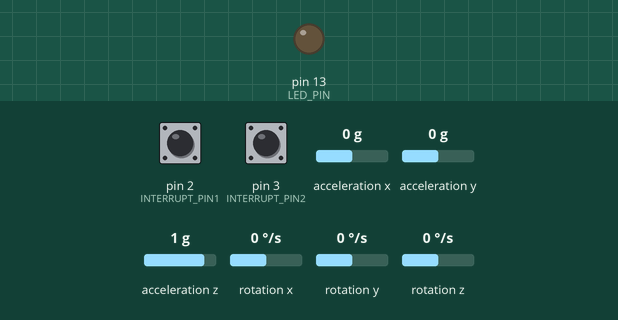
This sketch was run on a simulated Arduino Uno, built with avr-gcc and run on an emulated ATmega328P. Shown: output pins drawn as LEDs (lit = HIGH). Dashed ring = blinking. The inputs (shaded band) are chosen by the test bench; at power-on: acceleration y 0 g, acceleration x 0 g, acceleration z 1 g, rotation z 0 °/s, pin 2 (INTERRUPT_PIN1) LOW, pin 3 (INTERRUPT_PIN2) LOW, rotation x 0 °/s, rotation y 0 °/s. The sensor or clock chip raises its interrupt line as the real part does; what the sketch prints to the serial monitor is not drawn.

Above: at 0.1 s.
At 2.2 s:
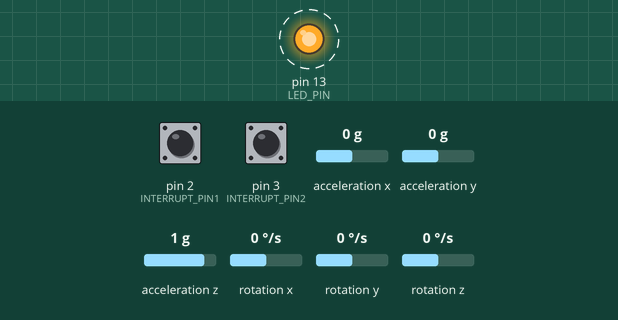
2.3 s: acceleration y set to 0.8 g
5.3 s: acceleration x set to -1.4 g
8.3 s: acceleration z set to 0 g
14.3 s: rotation z set to -192 °/s
17.3 s: acceleration y set to -1.4 g
Timing chart, 0 to 67.8 s (numbered marks = the images above; inputs shaded):
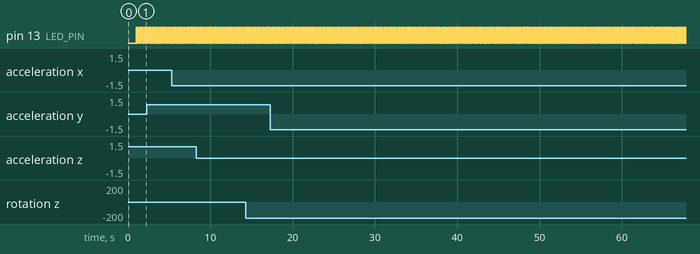

Measured:
- by itself, pin 13 (LED_PIN): alternates HIGH for 0.01 s and LOW for 0.01 s

The sketch:

Two_MPU6050_DMP.ino
```cpp
// I2C device class (I2Cdev) demonstration Arduino sketch for MPU6050 class using DMP (MotionApps v2.0)
// 6/21/2012 by Jeff Rowberg <jeff@rowberg.net>
// Updates should (hopefully) always be available at https://github.com/jrowberg/i2cdevlib
//

/* ============================================
I2Cdev device library code is placed under the MIT license
Copyright (c) 2012 Jeff Rowberg
Permission is hereby granted, free of charge, to any person obtaining a copy
of this software and associated documentation files (the "Software"), to deal
in the Software without restriction, including without limitation the rights
to use, copy, modify, merge, publish, distribute, sublicense, and/or sell
copies of the Software, and to permit persons to whom the Software is
furnished to do so, subject to the following conditions:
The above copyright notice and this permission notice shall be included in
all copies or substantial portions of the Software.
THE SOFTWARE IS PROVIDED "AS IS", WITHOUT WARRANTY OF ANY KIND, EXPRESS OR
IMPLIED, INCLUDING BUT NOT LIMITED TO THE WARRANTIES OF MERCHANTABILITY,
FITNESS FOR A PARTICULAR PURPOSE AND NONINFRINGEMENT. IN NO EVENT SHALL THE
AUTHORS OR COPYRIGHT HOLDERS BE LIABLE FOR ANY CLAIM, DAMAGES OR OTHER
LIABILITY, WHETHER IN AN ACTION OF CONTRACT, TORT OR OTHERWISE, ARISING FROM,
OUT OF OR IN CONNECTION WITH THE SOFTWARE OR THE USE OR OTHER DEALINGS IN
THE SOFTWARE.
===============================================
*/

// I2Cdev and MPU6050 must be installed as libraries, or else the .cpp/.h files
// for both classes must be in the include path of your project
#include "I2Cdev.h"

#include "MPU6050_6Axis_MotionApps20.h"
//#include "MPU6050.h" // not necessary if using MotionApps include file

// Arduino Wire library is required if I2Cdev I2CDEV_ARDUINO_WIRE implementation
// is used in I2Cdev.h
#if I2CDEV_IMPLEMENTATION == I2CDEV_ARDUINO_WIRE
   #include "Wire.h"
#endif

// class default I2C address is 0x68
// specific I2C addresses may be passed as a parameter here
// AD0 low = 0x68 (default for SparkFun breakout and InvenSense evaluation board)
// AD0 high = 0x69
MPU6050 mpu(0x68);
MPU6050 mpu2(0x69); // <-- use for AD0 high

#define Sensor1 // uncomment to activate first sensor
#define Sensor2 // uncomment to activate second sensor

/* =========================================================================
   NOTE: In addition to connection 3.3v, GND, SDA, and SCL, this sketch
   depends on the MPU-6050's INT pin being connected to the Arduino's
   external interrupt #0 pin. On the Arduino Uno and Mega 2560, this is
   digital I/O pin 2.
 * ========================================================================= */

/* =========================================================================
   NOTE: Arduino v1.0.1 with the Leonardo board generates a compile error
   when using Serial.write(buf, len). The Teapot output uses this method.
   The solution requires a modification to the Arduino USBAPI.h file, which
   is fortunately simple, but annoying. This will be fixed in the next IDE
   release. For more info, see these links:
   http://arduino.cc/forum/index.php/topic,109987.0.html
   http://code.google.com/p/arduino/issues/detail?id=958
 * ========================================================================= */


// uncomment "OUTPUT_READABLE_QUATERNION" if you want to see the actual
// quaternion components in a [w, x, y, z] format (not best for parsing
// on a remote host such as Processing or something though)
//#define OUTPUT_READABLE_QUATERNION
//#define OUTPUT_READABLE_QUATERNION_2

// uncomment "OUTPUT_READABLE_EULER" if you want to see Euler angles
// (in degrees) calculated from the quaternions coming from the FIFO.
// Note that Euler angles suffer from gimbal lock (for more info, see
// http://en.wikipedia.org/wiki/Gimbal_lock)
//#define OUTPUT_READABLE_EULER
//#define OUTPUT_READABLE_EULER_2

// uncomment "OUTPUT_READABLE_YAWPITCHROLL" if you want to see the yaw/
// pitch/roll angles (in degrees) calculated from the quaternions coming
// from the FIFO. Note this also requires gravity vector calculations.
// Also note that yaw/pitch/roll angles suffer from gimbal lock (for
// more info, see: http://en.wikipedia.org/wiki/Gimbal_lock)
#define OUTPUT_READABLE_YAWPITCHROLL
#define OUTPUT_READABLE_YAWPITCHROLL_2


// uncomment "OUTPUT_READABLE_REALACCEL" if you want to see acceleration
// components with gravity removed. This acceleration reference frame is
// not compensated for orientation, so +X is always +X according to the
// sensor, just without the effects of gravity. If you want acceleration
// compensated for orientation, us OUTPUT_READABLE_WORLDACCEL instead.
//#define OUTPUT_READABLE_REALACCEL
//#define OUTPUT_READABLE_REALACCEL_2

// uncomment "OUTPUT_READABLE_WORLDACCEL" if you want to see acceleration
// components with gravity removed and adjusted for the world frame of
// reference (yaw is relative to initial orientation, since no magnetometer
// is present in this case). Could be quite handy in some cases.
//#define OUTPUT_READABLE_WORLDACCEL
//#define OUTPUT_READABLE_WORLDACCEL_2

// uncomment "OUTPUT_TEAPOT" if you want output that matches the
// format used for the InvenSense teapot demo
//#define OUTPUT_TEAPOT
//#define OUTPUT_TEAPOT_2


#define INTERRUPT_PIN1 2  // connect pin 2 on the Arduino UNO to the first sensor
#define INTERRUPT_PIN2 3  // connect pin 3 on the Arduino UNO to the second sensor
#define LED_PIN 13 // (Arduino is 13, Teensy is 11, Teensy++ is 6)
bool blinkState = false;

// MPU control/status vars
bool dmpReady = false;  // set true if DMP init was successful
bool dmpReady2 = false; // (0x69)
uint8_t mpuIntStatus;   // holds actual interrupt status byte from MPU-6050 (0x68)
uint8_t mpuIntStatus2;  // (0x69)
uint8_t devStatus;      // return status after each device operation (0 = success, !0 = error)
uint8_t devStatus2;     // (0x69)
uint16_t packetSize;    // expected DMP packet size (default is 42 bytes)
uint16_t packetSize2;   // (0x69)
uint16_t fifoCount;     // count of all bytes currently in FIFO
uint16_t fifoCount2;    // (0x69)
uint8_t fifoBuffer[64]; // FIFO storage buffer
uint8_t fifoBuffer2[64]; // (0x69)
unsigned long StartTime = millis();

// orientation/motion vars
Quaternion q;           // [w, x, y, z]         quaternion container
Quaternion q2;          // [w, x, y, z]         (0x69)
VectorInt16 aa;         // [x, y, z]            accel sensor measurements
VectorInt16 aa2;        // [x, y, z]            (0x69)
VectorInt16 aaReal;     // [x, y, z]            gravity-free accel sensor measurements
VectorInt16 aaReal2;    // [w, y, z]            (0x69)
VectorInt16 aaWorld;    // [x, y, z]            world-frame accel sensor measurements
VectorInt16 aaWorld2;   // [w, y, z]            (0x69)
VectorFloat gravity;    // [x, y, z]            gravity vector
VectorFloat gravity2;    // [x, y, z]           (0x69)
float euler[3];         // [psi, theta, phi]    Euler angle container
float euler2[3];        // [psi, theta, phi]    (0x69)
float ypr[3];           // [yaw, pitch, roll]   yaw/pitch/roll container and gravity vector
float ypr2[3];          // [yaw, pitch, roll]   (0x69)

// packet structure for InvenSense teapot demo
uint8_t teapotPacket[14] = { '$', 0x02, 0,0, 0,0, 0,0, 0,0, 0x00, 0x00, '\r', '\n' }; // currently not used for (0x69)


// ================================================================
// ===               INTERRUPT DETECTION ROUTINE                ===
// ================================================================

volatile bool mpuInterrupt = false;     // indicates whether MPU interrupt pin has gone high
void dmpDataReady() {
    mpuInterrupt = true;
}

volatile bool mpuInterrupt2 = false;
void dmpDataReady2() {
    mpuInterrupt2 = true;
}


// ================================================================
// ===                      INITIAL SETUP                       ===
// ================================================================

void setup() {
    // join I2C bus (I2Cdev library doesn't do this automatically)
    #if I2CDEV_IMPLEMENTATION == I2CDEV_ARDUINO_WIRE
        Wire.begin();
        Wire.setClock(400000); // 400kHz I2C clock. Comment this line if having compilation difficulties
    #elif I2CDEV_IMPLEMENTATION == I2CDEV_BUILTIN_FASTWIRE
        Fastwire::setup(400, true);
    #endif

    // initialize serial communication
    // (115200 chosen because it is required for Teapot Demo output, but it's
    // really up to you depending on your project)
    Serial.begin(115200);
    while (!Serial); // wait for Leonardo enumeration, others continue immediately

    // NOTE: 8MHz or slower host processors, like the Teensy @ 3.3V or Arduino
    // Pro Mini running at 3.3V, cannot handle this baud rate reliably due to
    // the baud timing being too misaligned with processor ticks. You must use
    // 38400 or slower in these cases, or use some kind of external separate
    // crystal solution for the UART timer.

    // initialize device
    Serial.println(F("Initializing I2C devices..."));

    #ifdef Sensor1
      mpu.initialize();
      pinMode(INTERRUPT_PIN1, INPUT);
    #endif

    #ifdef Sensor2
      mpu2.initialize(); // (0x69)
      pinMode(INTERRUPT_PIN2, INPUT);

    #endif

      // verify connection
      Serial.println(F("Testing device connections..."));

    #ifdef Sensor1
      Serial.println(mpu.testConnection() ? F("MPU6050_1 connection successful") : F("MPU6050_1 connection failed"));
    #endif

    #ifdef Sensor2
      Serial.println(mpu2.testConnection() ? F("MPU6050_2 connection successful") : F("MPU6050_2 connection failed"));
    #endif


    // wait for ready
    // Serial.println(F("\nSend any character to begin DMP programming and demo: "));
    // while (Serial.available() && Serial.read()); // empty buffer
    // while (!Serial.available());                 // wait for data
    // while (Serial.available() && Serial.read()); // empty buffer again

    // load and configure the DMP
    Serial.println(F("Initializing DMP..."));

    #ifdef Sensor1
      devStatus = mpu.dmpInitialize();
    #endif

    #ifdef Sensor2
      devStatus2 = mpu2.dmpInitialize(); // (0x69)
    #endif

    // supply your own gyro offsets here, scaled for min sensitivity
    #ifdef Sensor1

      mpu.setXGyroOffset(118);
      mpu.setYGyroOffset(-11);
      mpu.setZGyroOffset(56);
      mpu.setZAccelOffset(8888);
      mpu.setXAccelOffset(-6849);
      mpu.setYAccelOffset(5226);
    #endif

    // make sure it worked (returns 0 if so)
    if (devStatus == 0) {
        // turn on the DMP, now that it's ready
      Serial.println(F("Enabling DMP..."));
      #ifdef Sensor1
        mpu.setDMPEnabled(true);
      #endif

      #ifdef Sensor2
        mpu2.setDMPEnabled(true); // (0x69)
      #endif

        // enable Arduino interrupt detection
        Serial.println(F("Enabling interrupt detection (Arduino external interrupt 0)..."));
        attachInterrupt(digitalPinToInterrupt(INTERRUPT_PIN1), dmpDataReady, RISING);
        attachInterrupt(digitalPinToInterrupt(INTERRUPT_PIN2), dmpDataReady2, RISING);
      #ifdef Sensor1
        mpuIntStatus = mpu.getIntStatus();
      #endif

      #ifdef Sensor2
        mpuIntStatus2 = mpu2.getIntStatus(); // (0x69)
      #endif

        // set our DMP Ready flag so the main loop() function knows it's okay to use it
        //Serial.println(F("DMP ready! Waiting for first interrupt..."));
      #ifdef Sensor1
        dmpReady = true;
      #endif

      #ifdef Sensor2
        dmpReady2 = true;
      #endif

        // get expected DMP packet size for later comparison
      #ifdef Sensor1
        packetSize = mpu.dmpGetFIFOPacketSize();
      #endif

      #ifdef Sensor2
        packetSize2 = mpu2.dmpGetFIFOPacketSize();
      #endif

    } else {
        // ERROR!
        // 1 = initial memory load failed
        // 2 = DMP configuration updates failed
        // (if it's going to break, usually the code will be 1)
        Serial.print(F("DMP Initialization failed (code "));
        Serial.print(devStatus);
        Serial.println(F(")"));
        Serial.println(devStatus2);
    }

    // configure LED for output
    pinMode(LED_PIN, OUTPUT);
}


// ================================================================
// ===                    MAIN PROGRAM LOOP                     ===
// ================================================================

void loop() {
    // if programming failed, don't try to do anything

    if (!dmpReady || !dmpReady2) return;

    // wait for MPU interrupt or extra packet(s) available
    while (!mpuInterrupt && fifoCount < packetSize) {
        // other program behavior stuff here
        // .
        // .
        // .
        // if you are really paranoid you can frequently test in between other
        // stuff to see if mpuInterrupt is true, and if so, "break;" from the
        // while() loop to immediately process the MPU data
        // .
        // .
        // .
    }

    // reset interrupt flag and get INT_STATUS byte
    mpuInterrupt = false;
    mpuInterrupt2 = false;

    #ifdef Sensor1
      mpuIntStatus = mpu.getIntStatus();
    #endif

    #ifdef Sensor2
      mpuIntStatus2 = mpu2.getIntStatus(); // (0x69)
    #endif

    // get current FIFO count
    #ifdef Sensor1
      fifoCount = mpu.getFIFOCount();
    #endif

    #ifdef Sensor2
      fifoCount2 = mpu2.getFIFOCount(); // (0x69)
    #endif

    // check for overflow (this should never happen unless our code is too inefficient)
  #ifdef Sensor1
    if ((mpuIntStatus & 0x10) || fifoCount == 1024) {
        // reset so we can continue cleanly
        mpu.resetFIFO();
        Serial.println(F("FIFO overflow!"));
    }
  #endif

  #ifdef Sensor2
    if((mpuIntStatus2 & 0x10) || fifoCount == 1024) {
      // reset so we can continue cleanly
      mpu2.resetFIFO();
      Serial.println(F("FIFO 2 overflow!"));
    }
  #endif

  #ifdef Sensor1
      else if (mpuIntStatus & 0x02) {
        // wait for correct available data length, should be a VERY short wait
        while (fifoCount < packetSize) fifoCount = mpu.getFIFOCount();

        // read a packet from FIFO
        #ifdef Sensor1
          mpu.getFIFOBytes(fifoBuffer, packetSize);
        #endif

        // track FIFO count here in case there is > 1 packet available
        // (this lets us immediately read more without waiting for an interrupt)
        fifoCount -= packetSize;

        #ifdef OUTPUT_READABLE_QUATERNION
            // display quaternion values in easy matrix form: w x y z
            mpu.dmpGetQuaternion(&q, fifoBuffer);
            Serial.print("quat\t");
            Serial.print(q.w);
            Serial.print("\t");
            Serial.print(q.x);
            Serial.print("\t");
            Serial.print(q.y);
            Serial.print("\t");
            Serial.println(q.z);
        #endif

        #ifdef OUTPUT_READABLE_EULER
            // display Euler angles in degrees
            mpu.dmpGetQuaternion(&q, fifoBuffer);
            mpu.dmpGetEuler(euler, &q);
            Serial.print("euler\t");
            Serial.print(euler[0] * 180/M_PI);
            Serial.print("\t");
            Serial.print(euler[1] * 180/M_PI);
            Serial.print("\t");
            Serial.println(euler[2] * 180/M_PI);
        #endif

        #ifdef OUTPUT_READABLE_YAWPITCHROLL
            // display Euler angles in degrees
            mpu.dmpGetQuaternion(&q, fifoBuffer);
            mpu.dmpGetGravity(&gravity, &q);
            mpu.dmpGetYawPitchRoll(ypr, &q, &gravity);
            unsigned long CurrentTime = millis();
            unsigned long ElapsedTime = CurrentTime - StartTime; //calculates the time (ms) since program start
            Serial.print(ElapsedTime);
            Serial.print("\t");
            Serial.print("ypr\t");
            Serial.print((ypr[0] * 180/M_PI) - (ypr[1] * 180/M_PI));
            Serial.print("\t");
            Serial.print(ypr[1] * 180/M_PI);
            Serial.print("\t");
            Serial.println(ypr[2] * 180/M_PI);
        #endif

        #ifdef OUTPUT_READABLE_REALACCEL
            // display real acceleration, adjusted to remove gravity
            mpu.dmpGetQuaternion(&q, fifoBuffer);
            mpu.dmpGetAccel(&aa, fifoBuffer);
            mpu.dmpGetGravity(&gravity, &q);
            mpu.dmpGetLinearAccel(&aaReal, &aa, &gravity);
            Serial.print("areal\t");
            Serial.print(aaReal.x);
            Serial.print("\t");
            Serial.print(aaReal.y);
            Serial.print("\t");
            Serial.println(aaReal.z);
        #endif

        #ifdef OUTPUT_READABLE_WORLDACCEL
            // display initial world-frame acceleration, adjusted to remove gravity
            // and rotated based on known orientation from quaternion
            mpu.dmpGetQuaternion(&q, fifoBuffer);
            mpu.dmpGetAccel(&aa, fifoBuffer);
            mpu.dmpGetGravity(&gravity, &q);
            mpu.dmpGetLinearAccel(&aaReal, &aa, &gravity);
            mpu.dmpGetLinearAccelInWorld(&aaWorld, &aaReal, &q);
            Serial.print("aworld\t");
            Serial.print(aaWorld.x);
            Serial.print("\t");
            Serial.print(aaWorld.y);
            Serial.print("\t");
            Serial.println(aaWorld.z);
        #endif

        #ifdef OUTPUT_TEAPOT
            // display quaternion values in InvenSense Teapot demo format:
            teapotPacket[2] = fifoBuffer[0];
            teapotPacket[3] = fifoBuffer[1];
            teapotPacket[4] = fifoBuffer[4];
            teapotPacket[5] = fifoBuffer[5];
            teapotPacket[6] = fifoBuffer[8];
            teapotPacket[7] = fifoBuffer[9];
            teapotPacket[8] = fifoBuffer[12];
            teapotPacket[9] = fifoBuffer[13];
            Serial.write(teapotPacket, 14);
            teapotPacket[11]++; // packetCount, loops at 0xFF on purpose
        #endif

        // blink LED to indicate activity
        blinkState = !blinkState;
        digitalWrite(LED_PIN, blinkState);
    }

  #endif

  #ifdef Sensor2
    if((mpuIntStatus2 & 0x10) || fifoCount2 == 1024) {
        // reset so we can continue cleanly
        mpu2.resetFIFO();
        Serial.println(F("FIFO 2 overflow!"));
     // otherwise, check for DMP data ready interrupt (this should happen frequently)
    }
  #endif

  #ifdef Sensor2
      else if (mpuIntStatus2 & 0x02) {
        // wait for correct available data length, should be a VERY short wait
        while (fifoCount2 < packetSize2) fifoCount2 = mpu2.getFIFOCount();

        // read a packet from FIFO
        mpu2.getFIFOBytes(fifoBuffer2, packetSize2);

        // track FIFO count here in case there is > 1 packet available
        // (this lets us immediately read more without waiting for an interrupt)
        fifoCount2 -= packetSize2;

        #ifdef OUTPUT_READABLE_QUATERNION_2
            // display quaternion values in easy matrix form: w x y z
            mpu2.dmpGetQuaternion(&q2, fifoBuffer2);
            Serial.print("quat\t");
            Serial.print(q2.w);
            Serial.print("\t");
            Serial.print(q2.x);
            Serial.print("\t");
            Serial.print(q2.y);
            Serial.print("\t");
            Serial.println(q2.z);
        #endif

        #ifdef OUTPUT_READABLE_EULER_2
            // display Euler angles in degrees
            mpu2.dmpGetQuaternion(&q2, fifoBuffer2);
            mpu2.dmpGetEuler(euler2, &q2);
            Serial.print("euler\t");
            Serial.print(euler2[0] * 180/M_PI);
            Serial.print("\t");
            Serial.print(euler2[1] * 180/M_PI);
            Serial.print("\t");
            Serial.println(euler2[2] * 180/M_PI);
        #endif

        #ifdef OUTPUT_READABLE_YAWPITCHROLL_2
            // display Euler angles in degrees
            mpu2.dmpGetQuaternion(&q2, fifoBuffer2);
            mpu2.dmpGetGravity(&gravity2, &q2);
            mpu2.dmpGetYawPitchRoll(ypr2, &q2, &gravity2);
            Serial.print("\t");
            Serial.print("ypr\t");
            Serial.print((ypr2[0] * 180/M_PI) - (ypr2[1] * 180/M_PI));
            Serial.print("\t");
            Serial.print(ypr2[1] * 180/M_PI);
            Serial.print("\t");
            Serial.println(ypr2[2] * 180/M_PI);
        #endif

        #ifdef OUTPUT_READABLE_REALACCEL_2
            // display real acceleration, adjusted to remove gravity
            mpu2.dmpGetQuaternion(&q2, fifoBuffer2);
            mpu2.dmpGetAccel(&aa2, fifoBuffer2);
            mpu2.dmpGetGravity(&gravity2, &q2);
            mpu2.dmpGetLinearAccel(&aaReal2, &aa2, &gravity2);
            Serial.print("areal\t");
            Serial.print(aaReal2.x);
            Serial.print("\t");
            Serial.print(aaReal2.y);
            Serial.print("\t");
            Serial.println(aaReal2.z);
        #endif

        #ifdef OUTPUT_READABLE_WORLDACCEL_2
            // display initial world-frame acceleration, adjusted to remove gravity
            // and rotated based on known orientation from quaternion
            mpu2.dmpGetQuaternion(&q2, fifoBuffer2);
            mpu2.dmpGetAccel(&aa2, fifoBuffer2);
            mpu2.dmpGetGravity(&gravity2, &q2);
            mpu2.dmpGetLinearAccel(&aaReal2, &aa2, &gravity2);
            mpu2.dmpGetLinearAccelInWorld(&aaWorld2, &aaReal2, &q2);
            Serial.print("aworld\t");
            Serial.print(aaWorld2.x);
            Serial.print("\t");
            Serial.print(aaWorld2.y);
            Serial.print("\t");
            Serial.println(aaWorld2.z);
        #endif

      /*
        #ifdef OUTPUT_TEAPOT_2
            // display quaternion values in InvenSense Teapot demo format:
            teapotPacket[2] = fifoBuffer2[0];
            teapotPacket[3] = fifoBuffer2[1];
            teapotPacket[4] = fifoBuffer2[4];
            teapotPacket[5] = fifoBuffer2[5];
            teapotPacket[6] = fifoBuffer2[8];
            teapotPacket[7] = fifoBuffer2[9];
            teapotPacket[8] = fifoBuffer2[12];
            teapotPacket[9] = fifoBuffer2[13];
            Serial.write(teapotPacket, 14);
            teapotPacket[11]++; // packetCount, loops at 0xFF on purpose
        #endif
      */
        // blink LED to indicate activity
        blinkState = !blinkState;
        digitalWrite(LED_PIN, blinkState);
    }
  #endif

}
```
